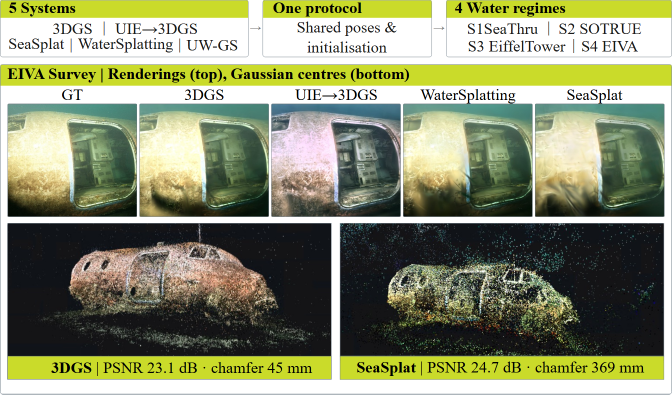
#> input picture docs/assets/graphical_abstract.png, 1344 x 789 px (shown at 1/2 size)
$ python -i make_fig_qual.py   (imports and definitions only)
#> lines starting #> are read from the running program, lines starting #| are printed output that depends on the picture
"""Qualitative comparison grid (paper hero figure): rows = regimes, columns =
ground truth | M0 | M2 | M3, one held-out view per row. M2's nerfstudio split
is offset by one frame from the forks' split; its column shows the adjacent
held-out frame (stated in the caption)."""
import glob
import os
import sys

import matplotlib
# [1 line not run here, left out]
matplotlib.rcParams["pdf.fonttype"] = 42   # TrueType, not Type 3 (IEEE PDF compliance)
matplotlib.rcParams["ps.fonttype"] = 42
import matplotlib.pyplot as plt
from PIL import Image

ROOT = os.path.dirname(os.path.dirname(os.path.dirname(os.path.abspath(__file__))))
OUT = os.path.join(ROOT, "docs", "assets")

# Transparent ground so the grid sits flush on the project page rather than as a
# white card; INK and MUTED are the page's --text and --text-mute (docs/index.html).
INK = "#0e0915"
MUTED = "#514c53"

# Optional vector copy for the paper: --pdf-dir <dir>
PDF_DIR = None
if "--pdf-dir" in sys.argv:
    PDF_DIR = sys.argv[sys.argv.index("--pdf-dir") + 1]

R = r"D:\uw3dgs\runs"
ROWS = [
    dict(label="S1 benchmark\n(shallow, sunlit)",
         scene=r"D:\uw3dgs\scenes\s1_curacao", k=1,
         m0=f"{R}/e1_s1_m0/test/ours_30000/renders",
         m2=f"{R}/e1_s1_m2/ns_render/test/rgb",
         m3=f"{R}/e1_s1_m3/test/with_water"),
    dict(label="S2 tank\n(12 NTU measured)",
         scene=r"D:\uw3dgs\scenes\s2_turbid5_trial1", k=12,
         m0=f"{R}/e2_t5_m0/test/ours_30000/renders",
         m2=f"{R}/e2_t5_m2/ns_render/test/rgb",
         m3=f"{R}/e2_t5_m3/test/with_water"),
    dict(label="S3 deep vent\n(co-moving light)",
         scene=r"D:\uw3dgs\scenes\s3_eiffel2015_dense", k=22,
         m0=f"{R}/e5_s3dense_m0/test/ours_30000/renders",
         m2=f"{R}/e5_s3dense_m2/ns_render/test/rgb",
         m3=f"{R}/e5_s3_m3/test/with_water"),
    dict(label="S4 industrial\nsurvey",
         scene=r"D:\uw3dgs\scenes\s4_planenose", k=35,
         m0=f"{R}/e1_s4_m0/test/ours_30000/renders",
         m2=f"{R}/e1_s4_m2/ns_render/test/rgb",
         m3=f"{R}/e1_s4_m3/test/with_water"),
]
COLS = ["Ground truth", "M0 3DGS", "M2 WaterSplatting", "M3 SeaSplat"]


def load(path, target_h=240):
#> called with path = '../../docs/assets/graphical_abstract.png', target_h = 240
    im = Image.open(path).convert("RGB")
#> im is the input picture: PIL image 1344x789 RGB; mean R, G, B 138.6, 143.9, 111.6
    w, h = im.size
#> w = 1344; h = 789
    im = im.resize((int(w * target_h / h), target_h), Image.LANCZOS)
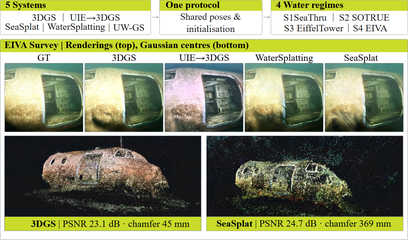
#> im: PIL image 408x240 RGB; mean R, G, B 138.3, 143.6, 111.1
    # center-crop to exactly 4:3 so all rows align regardless of source aspect
    tw = int(target_h * 4 / 3)
    if im.width > tw:
        x0 = (im.width - tw) // 2
#> x0 = 44
        im = im.crop((x0, 0, x0 + tw, target_h))
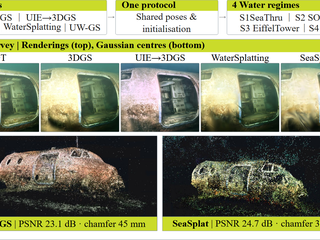
#> im: PIL image 320x240 RGB; mean R, G, B 138.5, 143.5, 110.7
    elif im.width < tw:  # narrower than 4:3 (e.g. square): crop height instead
        th = int(im.width * 3 / 4)
        y0 = (im.height - th) // 2
        im = im.crop((0, y0, im.width, y0 + th)).resize((tw, target_h), Image.LANCZOS)
    return im


fig, axes = plt.subplots(len(ROWS), 4, figsize=(7.16, 5.6))
# [40 lines not run here, left out]

>>> result = load('../../docs/assets/graphical_abstract.png')
